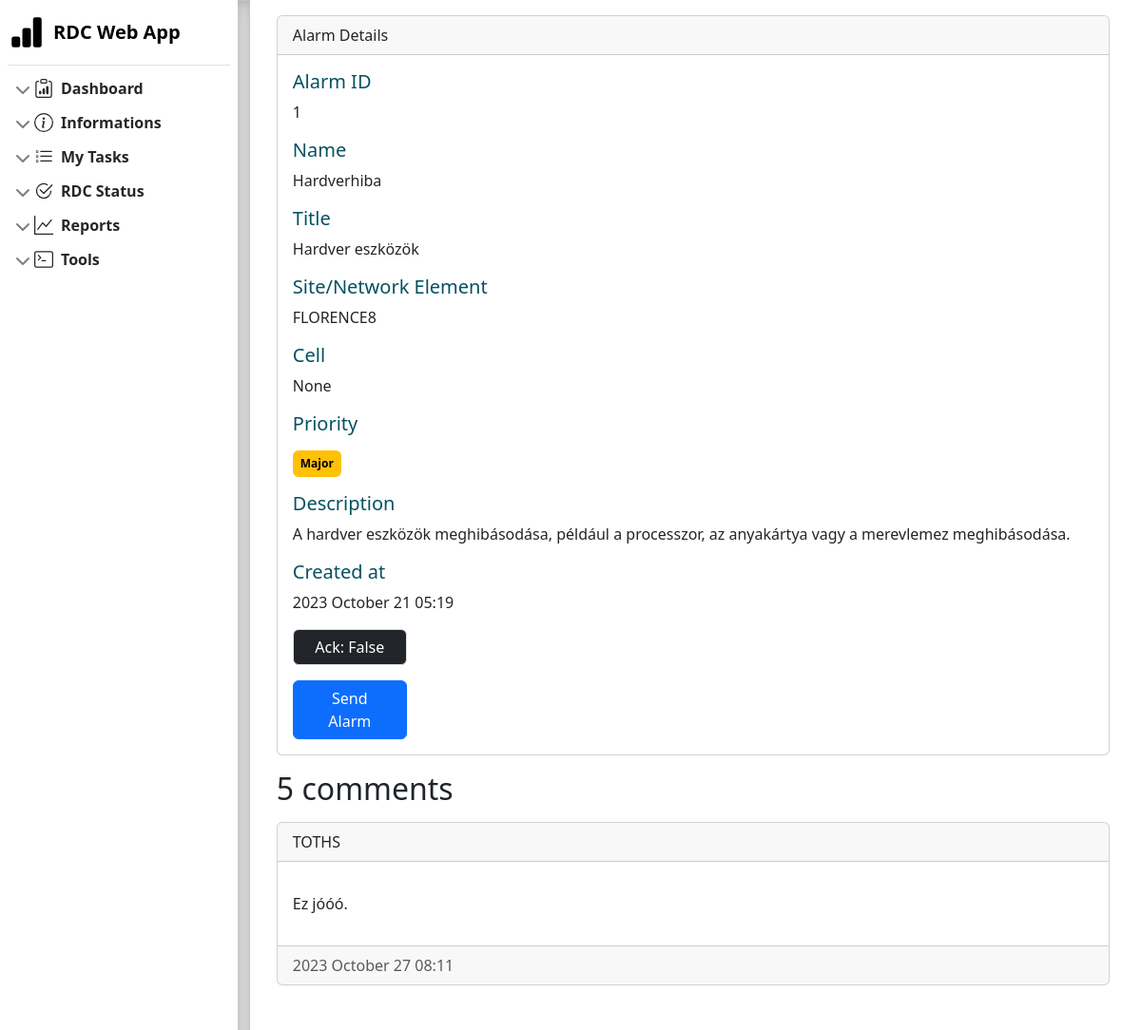
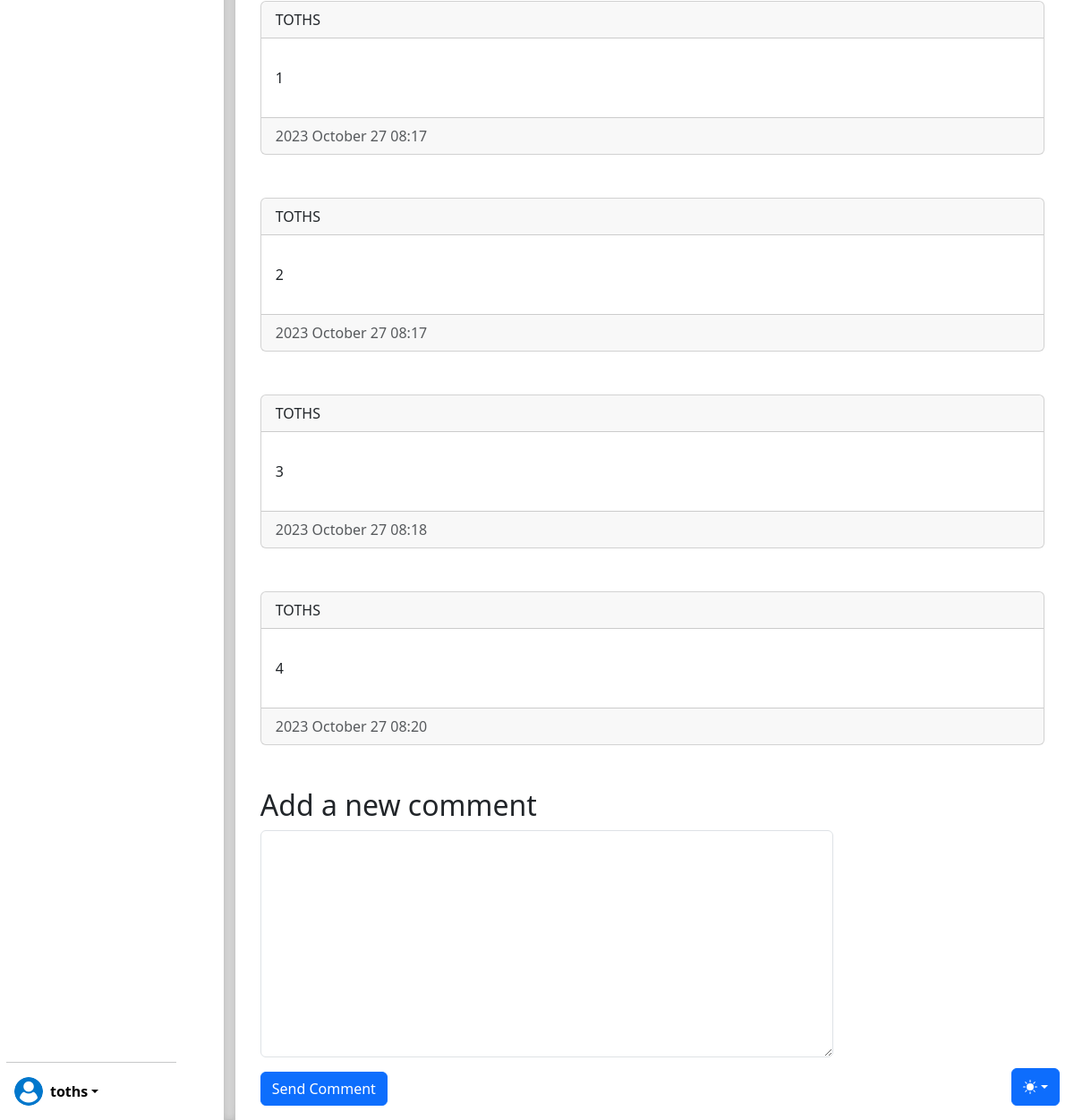
/1/ (signed in), run on the app's committed database (2 pictures, top to bottom).
### dashboard/models.py (models this page shows, shortened)
class Alarm(models.Model):
    class Priority(models.TextChoices):
        CRITICAL = 'CR', 'Critical'
        MAJOR  = 'MJ', 'Major'
        MINOR = 'MN', 'Minor'
    type = models.ForeignKey(AlarmType, null=True, on_delete=models.PROTECT, related_name='alarm_type')
    check_result = models.BooleanField()
    ack = models.BooleanField()
    created_at = models.DateTimeField()
    cell = models.ForeignKey(Cell, null=True, blank=True, on_delete=models.PROTECT, related_name='alarm_cell')
    site = models.ForeignKey(Site, null=True, blank=True, on_delete=models.PROTECT,
                             related_name='alarm_site', verbose_name='Site/Object')
    priority = models.CharField(max_length=2, choices=Priority.choices, default=Priority.MAJOR)
    objects = models.Manager()
    not_ack_alarm = NotAckAlarm()
    class Meta:
        ordering = ['created_at']
        indexes = [models.Index(fields=['created_at'])]
    def get_priority_css_class(self):
        css_classes = {
            self.Priority.CRITICAL: 'badge text-bg-danger',
            self.Priority.MAJOR: 'badge text-bg-warning',
            self.Priority.MINOR: 'badge text-bg-info',
        }
        return css_classes.get(self.priority, 'badge text-bg-primary')

class AlarmType(models.Model):
    name = models.CharField(max_length=50)
    title = models.CharField(max_length=200)
    description = models.TextField()
    class Meta:
        ordering = ['name']
        indexes = [models.Index(fields=['name'])]

class Site(models.Model):
    name = models.CharField(max_length=50, unique=True)
    hw_type = models.ForeignKey(HwType, null=True, on_delete=models.PROTECT)
    oss = models.IntegerField()
    site_controller = models.ForeignKey(SiteController, null=True, on_delete=models.PROTECT)
    territorial_division = models.ForeignKey(TerritorialDivision, null=True, on_delete=models.PROTECT)
    class Meta:
        ordering = ['name']
        indexes = [models.Index(fields=['name'])]
    def __str__(self):
        return self.name

class Comment(models.Model):
    alarm = models.ForeignKey(Alarm, null=True, on_delete=models.PROTECT, related_name="comments")
    text = models.TextField()
    user = models.ForeignKey(User, null=True, on_delete=models.PROTECT)
    created = models.DateTimeField(auto_now_add=True)
    updated = models.DateTimeField(auto_now=True)
    active = models.BooleanField(default=True)
    class Meta:
        ordering = ['created']
        indexes = [
            models.Index(fields=['created']),
            ]

### dashboard/views.py (the view)
# urls.py: path('<int:id>/', views.alarm_detail, name='alarm_detail'),
@login_required
def alarm_detail(request, id):
    alarm = get_object_or_404(Alarm, id=id, ack=False)
    comments = alarm.comments.filter(active=True)
    form = CommentForm()
    return render(request, 'dashboard/detail.html', {'alarm': alarm, 'comments': comments, 'form': form})

### dashboard/forms.py
class CommentForm(forms.ModelForm):
    class Meta:
        model = Comment
        fields = ['text']
        widgets = {'text': forms.Textarea(attrs={
            'class': 'form-control',
            'style': 'resize: both; width: 40em',
            'cols': 50,
            'rows': 10})}

### dashboard/templates/dashboard/detail.html (shortened to what this page needs)
{% extends "dashboard/base.html" %}
{% block content %}
<div class="container m-3 justify-content-start w-75 overflow-auto">
    <div class="card">
        <div class="card-header">
            Alarm Details
        </div>
        <div class="card-body">
            <h5 class="card-title text-info-emphasis">Alarm ID</h5>
            <p class="card-text">{{ alarm.id }}</p>
            <h5 class="card-title text-info-emphasis">Name</h5>
            <p class="card-text">{{ alarm.type.name }}</p>
            <h5 class="card-title text-info-emphasis">Title</h5>
            <p class="card-text">{{ alarm.type.title }}</p>
            <h5 class="card-title text-info-emphasis">Site/Network Element</h5>
            <p class="card-text">{{ alarm.site }}</p>
            <h5 class="card-title text-info-emphasis">Cell</h5>
            <p class="card-text">{{ alarm.cell }}</p>
            <h5 class="card-title text-info-emphasis mb-3">Priority</h5>
            <p class="badge p-2 {{ alarm.get_priority_css_class }}">{{ alarm.get_priority_display }}</p>
            <h5 class="card-title text-info-emphasis">Description</h5>
            <p class="card-text ">{{ alarm.type.description }}</p>
            <h5 class="card-title text-info-emphasis">Created at</h5>
            <p class="card-text">{{ alarm.created_at|date:"Y F j" }} {{ alarm.created_at|date:"H:i" }}</p>
            <a href="#"
                class="btn border {% if alarm.ack %}btn-light{% else %}btn-dark{% endif %} mb-3"
                style="width: 120px">
                Ack: {{ alarm.ack }}
            </a><br>
            <a href="{% url "dashboard:alarm_share" alarm.id %}" class="btn btn-primary px-3" style="width: 120px">
                Send Alarm
            </a>
        </div>
    </div>
    {% with comments.count as total_comments %}
        <h2 class="card-title text-start my-3">
            {{ total_comments }} comment{{ total_comments|pluralize }}
        </h2>
    {% endwith %}
    {% for comment in comments %}
        <div class="card mb-5">
            <div class="card-header">
                {{ comment.user|upper }}
            </div>
            <div class="card-body">
                <p class="card-text">{{ comment.text|linebreaks }}</p>
            </div>
            <div class="card-footer text-muted">
                {{ comment.created|date:"Y F j" }} {{ comment.created|date:"H:i" }}
            </div>
        </div>
        {% empty %}
        <p class="text-info-emphasis">There are no comments.</p>
    {% endfor %}
    {% include "includes/comment_form.html" %}
</div>
{% endblock %}

### dashboard/templates/dashboard/base.html (shortened to what this page needs)
{% load static %}
<!DOCTYPE html>
<html lang="en" data-bs-theme="dark">
    <head>
        <link href="{% static "css/bootstrap.min.css" %}" rel="stylesheet">
        <link href="{% static "css/base.css" %}" rel="stylesheet">
        <link href="{% static "css/sidebars.css" %}" rel="stylesheet">
    </head>
<body>
    <div class="dropdown position-fixed bottom-0 end-0 mb-3 me-3 bd-mode-toggle">
        <button class="btn btn-bd-primary py-2 dropdown-toggle d-flex align-items-center" id="bd-theme" type="button"
            aria-expanded="false" data-bs-toggle="dropdown" aria-label="Toggle theme (auto)">
            <svg class="bi my-1 theme-icon-active" width="1em" height="1em"><use href="#circle-half"></use></svg>
        </button>
    </div>
    <main class="d-flex d-flex-nowrap">
        <div class="d-flex flex-column p-2" style="width: 250px;">
            <a href="{% url "dashboard:index" %}" class="d-flex align-items-center pt-2 pb-3 mb-2 link-body-emphasis text-decoration-none border-bottom">
                <svg class="bi pe-none me-2" width="40" height="36"><use xlink:href="#barchart"/></svg>
                <span class="fs-5 fw-semibold">RDC Web App</span>
            </a>
            <ul class="list-unstyled ps-0 overflow-auto" style="max-height: 85%;">
                <li class="mb-1">
                    <button class="btn btn-toggle d-inline-flex align-items-center rounded border-0 collapsed" data-bs-toggle="collapse" data-bs-target="#dashboard-collapse" aria-expanded="true">
                        <svg class="bi pe-none me-2" width="20" height="20"><use xlink:href="#dashboard"/></svg>
                        Dashboard
                    </button>
                </li>
                <li class="mb-1">
                    <button class="btn btn-toggle d-inline-flex align-items-center rounded border-0 collapsed" data-bs-toggle="collapse" data-bs-target="#help-collapse" aria-expanded="true">
                        <svg class="bi pe-none me-2" width="20" height="20"><use xlink:href="#help"/></svg>
                        Informations
                    </button>
                </li>
                <li class="mb-1">
                    <button class="btn btn-toggle d-inline-flex align-items-center rounded border-0 collapsed" data-bs-toggle="collapse" data-bs-target="#task-collapse" aria-expanded="true">
                        <svg class="bi pe-none me-2" width="20" height="20"><use xlink:href="#task"/></svg>
                        My Tasks
                    </button>
                </li>
                <li class="mb-1">
                    <button class="btn btn-toggle d-inline-flex align-items-center rounded border-0 collapsed" data-bs-toggle="collapse" data-bs-target="#status-collapse" aria-expanded="true">
                        <svg class="bi pe-none me-2" width="20" height="20"><use xlink:href="#status"/></svg>
                        RDC Status
                    </button>
                </li>
                <li class="mb-1">
                    <button class="btn btn-toggle d-inline-flex align-items-center rounded border-0 collapsed" data-bs-toggle="collapse" data-bs-target="#report-collapse" aria-expanded="true">
                        <svg class="bi pe-none me-2" width="20" height="20"><use xlink:href="#report"/></svg>
                        Reports
                    </button>
                </li>
                <li class="mb-1">
                    <button class="btn btn-toggle d-inline-flex align-items-center rounded border-0 collapsed" data-bs-toggle="collapse" data-bs-target="#tool-collapse" aria-expanded="true">
                        <svg class="bi pe-none me-2" width="20" height="20"><use xlink:href="#tool"/></svg>
                        Tools
                    </button>
                </li>
            </ul>
            <div class="dropdown pb-3 px-0" style="position: fixed; bottom: 0px;">
                <hr class="" style="width: 190px; margin-left: -1px;">
                <a href="#" class="d-flex align-items-center link-body-emphasis text-decoration-none dropdown-toggle px-2"
                    data-bs-toggle="dropdown" aria-expanded="false">
                    <img src="{% static "image/profile.png" %}" alt="" width="32" height="32" class="rounded-circle me-2">
                    {% if request.user.is_authenticated %}
                        <strong>{{ request.user.username }}</strong>
                    {% endif %}
                </a>
            </div>
        </div>
        <div class="b-example-divider b-example-vr"></div>
        {% block content %}
        {% endblock %}
    </main>
    <script src="{% static "js/sidebars.js" %}"></script></body>
</html>

### rdc/static/css/base.css (style rules this page uses)
.b-example-divider { width: 100%; height: 3rem; background-color: rgba(0, 0, 0, .1); border: solid rgba(0, 0, 0, .15); border-width: 1px 0; box-shadow: inset 0 .5em 1.5em rgba(0, 0, 0, .1), inset 0 .125em .5em rgba(0, 0, 0, .15); }
.b-example-vr { flex-shrink: 0; width: 0.8rem; height: 100vh; }
.bi { vertical-align: -.125em; fill: currentColor; }
.btn-bd-primary { --bd-violet-bg: #0d6dfd; --bd-violet-rgb: 112.520718, 44.062154, 249.437846; --bs-btn-font-weight: 600; --bs-btn-color: var(--bs-white); --bs-btn-bg: var(--bd-violet-bg); --bs-btn-border-color: var(--bd-violet-bg); --bs-btn-hover-color: var(--bs-white); --bs-btn-hover-bg: #6528e0; --bs-btn-hover-border-color: #6528e0; --bs-btn-focus-shadow-rgb: var(--bd-violet-rgb); --bs-btn-active-color: var(--bs-btn-hover-color); --bs-btn-active-bg: #5a23c8; --bs-btn-active-border-color: #5a23c8; }
.bd-mode-toggle { z-index: 1500; }

### rdc/static/css/sidebars.css (style rules this page uses)
body { min-height: 100vh; min-height: -webkit-fill-available; }
html { height: -webkit-fill-available; }
main { height: 100vh; height: -webkit-fill-available; max-height: 100vh; overflow-x: auto; overflow-y: hidden; }
.dropdown-toggle { outline: 0; }
.btn-toggle { padding: .25rem .5rem; font-weight: 600; color: var(--bs-emphasis-color); background-color: transparent; }
.btn-toggle::before { width: 1.25em; line-height: 0; transition: transform .35s ease; transform-origin: .5em 50%; }
.btn-toggle[aria-expanded="true"] { color: rgba(var(--bs-emphasis-color-rgb), .85); }
.btn-toggle[aria-expanded="true"]::before { transform: rotate(90deg); }

### data on the page
Alarm: id "1", type.name "Hardverhiba", type "Hardver eszközök", site "FLORENCE8", cell "None", priority "Major", type.description "A hardver eszközök meghibásodása, például a processzor, az anyakártya vagy a merevlemez meghibásodása.", created_at "2023 October 21", created_at "05:19", ack "False"
Comment: user "TOTHS", text "Ez jóóó.", created "2023 October 27", created "08:11"
Comment: user "TOTHS", text "1", created "2023 October 27", created "08:17"
Comment: user "TOTHS", text "2", created "2023 October 27", created "08:17"
Comment: user "TOTHS", text "3", created "2023 October 27", created "08:18"
Comment: user "TOTHS", text "4", created "2023 October 27", created "08:20"

### other printed values
{{ request.user.username }} "toths"
{{ total_comments }} "5"
